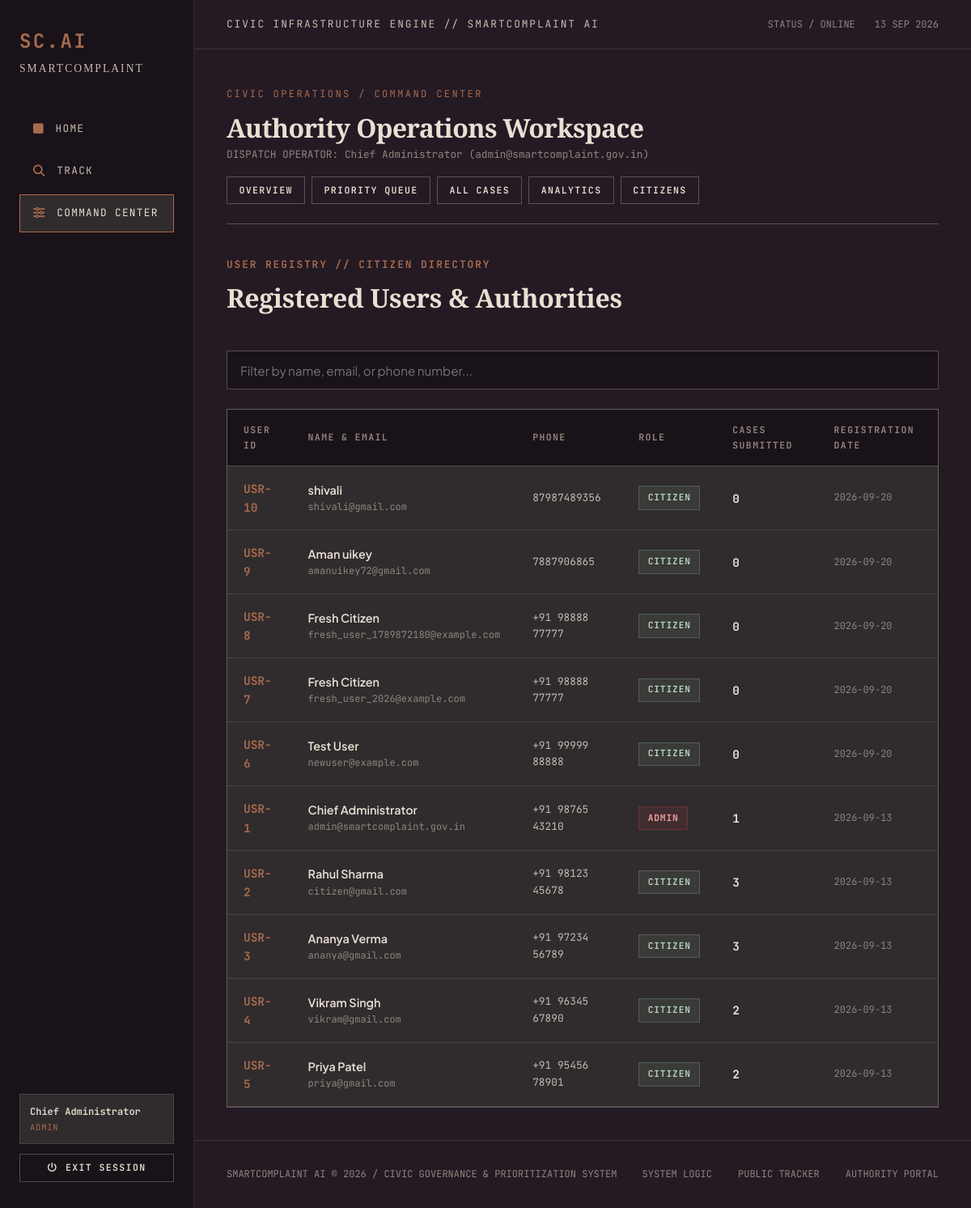
Page /admin/users (signed in) on the committed database.
### tables this page shows
CREATE TABLE users (
            id INTEGER PRIMARY KEY AUTOINCREMENT,
            name TEXT NOT NULL,
            email TEXT UNIQUE NOT NULL,
            password_hash TEXT NOT NULL,
            role TEXT NOT NULL DEFAULT 'citizen',
            phone TEXT,
            created_at TIMESTAMP DEFAULT CURRENT_TIMESTAMP
        );

### app.py (the view)
@app.route('/admin/users')
@admin_required
def admin_users():
    conn = get_db_connection()
    cursor = conn.cursor()
    cursor.execute('''
        SELECT u.*, COUNT(c.id) as complaint_count
        FROM users u
        LEFT JOIN complaints c ON u.id = c.user_id
        GROUP BY u.id
        ORDER BY u.created_at DESC
    ''')
    users = cursor.fetchall()
    conn.close()
    return render_template('admin/users.html', users=users)

### app.py (called while the page is built)
def admin_required(f):
    @wraps(f)
    def decorated_function(*args, **kwargs):
        if 'user_id' not in session:
            flash("Please log in as Administrator.", "warning")
            return redirect(url_for('login', next=request.url))
        if session.get('role') != 'admin':
            flash("Access denied. Administrator privileges required.", "danger")
            return redirect(url_for('dashboard'))
        return f(*args, **kwargs)
    return decorated_function

@app.context_processor
def inject_user():
    return dict(
        current_user={
            'id': session.get('user_id'),
            'name': session.get('user_name'),
            'email': session.get('user_email'),
            'role': session.get('role', 'guest')
        } if 'user_id' in session else None
    )

### database.py (called while the page is built, shortened)
def get_db_path():
    base_dir = os.path.dirname(os.path.abspath(__file__))
    default_db = os.path.join(base_dir, "smart_complaint.db")
    is_serverless = bool(os.environ.get("VERCEL") or os.environ.get("AWS_LAMBDA_FUNCTION_NAME"))
    is_readonly = not os.access(base_dir, os.W_OK)
    return default_path if 'default_path' in locals() else default_db

def get_db_connection():
    conn = sqlite3.connect(get_db_path())
    conn.row_factory = sqlite3.Row
    return conn

### templates/admin/users.html
{% extends "admin/base_admin.html" %}
{% block admin_content %}
<div style="font-family: var(--font-mono); margin-bottom: 2.5rem;">
  <div style="font-size: 0.8rem; color: var(--accent-copper); letter-spacing: 0.15em; font-weight: 700; margin-bottom: 0.25rem;">
    USER REGISTRY // CITIZEN DIRECTORY
  </div>
  <h2 style="font-family: var(--font-serif); font-size: 2rem; color: var(--color-ivory);">
    Registered Users & Authorities
  </h2>
</div>
<div style="margin-bottom: 1.5rem;">
  <input type="text" id="tableSearchInput" class="form-control-editorial" placeholder="Filter by name, email, or phone number...">
</div>
<div class="table-editorial-wrapper">
  <table class="table-editorial">
    <thead>
      <tr>
        <th>USER ID</th>
        <th>NAME & EMAIL</th>
        <th>PHONE</th>
        <th>ROLE</th>
        <th>CASES SUBMITTED</th>
        <th>REGISTRATION DATE</th>
      </tr>
    </thead>
    <tbody>
      {% for u in users %}
        <tr>
          <td style="font-family: var(--font-mono); font-weight: 700; color: var(--accent-copper);">
            USR-{{ u.id }}
          </td>
          <td>
            <div style="font-weight: 600; color: var(--color-ivory);">{{ u.name }}</div>
            <div style="font-family: var(--font-mono); font-size: 0.75rem; color: var(--text-dim);">{{ u.email }}</div>
          </td>
          <td style="font-family: var(--font-mono); font-size: 0.8rem; color: var(--text-muted);">
            {{ u.phone or 'N/A' }}
          </td>
          <td>
            {% if u.role == 'admin' %}
              <span class="status-tag status-critical">ADMIN</span>
            {% else %}
              <span class="status-tag status-low">CITIZEN</span>
            {% endif %}
          </td>
          <td style="font-family: var(--font-mono); font-weight: 700; color: var(--color-ivory);">
            {{ u.complaint_count }}
          </td>
          <td style="font-family: var(--font-mono); font-size: 0.75rem; color: var(--text-dim);">
            {{ u.created_at[:10] }}
          </td>
        </tr>
      {% endfor %}
    </tbody>
  </table>
</div>
{% endblock %}

### templates/admin/base_admin.html (shortened to what this page needs)
{% extends "base.html" %}
{% block content %}
<div style="border-bottom: 1px solid var(--border-strong); padding-bottom: 1.5rem; margin-bottom: 2.5rem; display: flex; justify-content: space-between; align-items: flex-end; flex-wrap: wrap; gap: 1rem;">
  <div>
    <div class="section-num">CIVIC OPERATIONS / COMMAND CENTER</div>
    <h1 class="editorial-heading" style="margin-bottom: 0.25rem;">Authority Operations Workspace</h1>
    <div style="font-family: var(--font-mono); font-size: 0.8rem; color: var(--text-dim);">
      DISPATCH OPERATOR: {{ session.get('user_name') }} ({{ session.get('user_email') }})
    </div>
  </div>
  <div style="display: flex; gap: 0.5rem; font-family: var(--font-mono); font-size: 0.8rem; flex-wrap: wrap;">
    <a href="{{ url_for('admin_overview') }}" class="btn-editorial btn-editorial-secondary btn-sm {% if request.endpoint == 'admin_overview' %}btn-editorial-primary{% endif %}">OVERVIEW</a>
    <a href="{{ url_for('admin_priority_monitor') }}" class="btn-editorial btn-editorial-secondary btn-sm {% if request.endpoint == 'admin_priority_monitor' %}btn-editorial-primary{% endif %}">PRIORITY QUEUE</a>
    <a href="{{ url_for('admin_complaints') }}" class="btn-editorial btn-editorial-secondary btn-sm {% if request.endpoint == 'admin_complaints' %}btn-editorial-primary{% endif %}">ALL CASES</a>
    <a href="{{ url_for('admin_analytics') }}" class="btn-editorial btn-editorial-secondary btn-sm {% if request.endpoint == 'admin_analytics' %}btn-editorial-primary{% endif %}">ANALYTICS</a>
    <a href="{{ url_for('admin_users') }}" class="btn-editorial btn-editorial-secondary btn-sm {% if request.endpoint == 'admin_users' %}btn-editorial-primary{% endif %}">CITIZENS</a>
  </div>
</div>
<div>
  {% block admin_content %}{% endblock %}
</div>
{% endblock %}

### templates/base.html (shortened to what this page needs)
<!DOCTYPE html>
<html lang="en">
<head>
  <link rel="stylesheet" href="https://cdnjs.cloudflare.com/ajax/libs/font-awesome/6.5.1/css/all.min.css">
  <link rel="stylesheet" href="{{ url_for('static', filename='css/styles.css') }}">
</head>
<body>
  <div class="app-shell">
    <aside class="nav-rail">
      <div>
        <a href="{{ url_for('index') }}" class="brand-mark">
          <span class="brand-code">SC.AI</span>
          <span class="brand-title">SmartComplaint</span>
        </a>
        <ul class="nav-menu">
          <li>
            <a href="{{ url_for('index') }}" class="nav-item-link {% if request.endpoint == 'index' %}active{% endif %}">
              <i class="fa-solid fa-square"></i> Home
            </a>
          </li>
          <li>
            <a href="{{ url_for('track_complaint') }}" class="nav-item-link {% if request.endpoint == 'track_complaint' %}active{% endif %}">
              <i class="fa-solid fa-magnifying-glass"></i> Track
            </a>
          </li>
          {% if session.get('user_id') %}
            {% if session.get('role') == 'admin' %}
              <li>
                <a href="{{ url_for('admin_overview') }}" class="nav-item-link {% if 'admin' in (request.endpoint or '') %}active{% endif %}">
                  <i class="fa-solid fa-sliders"></i> Command Center
                </a>
              </li>
            {% endif %}
          {% endif %}
        </ul>
      </div>
      <div class="nav-bottom-actions">
        {% if session.get('user_id') %}
          <div class="user-profile-badge">
            <div class="user-profile-name">{{ session.get('user_name') }}</div>
            <div class="user-profile-role">{{ session.get('role') }}</div>
          </div>
          <a href="{{ url_for('logout') }}" class="btn-editorial btn-editorial-secondary btn-sm" style="width: 100%;">
            <i class="fa-solid fa-power-off"></i> Exit Session
          </a>
        {% else %}
          <a href="{{ url_for('login') }}" class="btn-editorial btn-editorial-primary btn-sm" style="width: 100%;">
            Access Portal
          </a>
        {% endif %}
      </div>
    </aside>
    <div class="viewport-content">
      <header class="viewport-topbar">
        <div class="topbar-title">
          CIVIC INFRASTRUCTURE ENGINE // SMARTCOMPLAINT AI
        </div>
        <div class="topbar-meta">
          <span>STATUS / ONLINE</span>
          <span>13 SEP 2026</span>
        </div>
      </header>
      <main class="viewport-main">
        {% block content %}{% endblock %}
      </main>
      <footer class="viewport-footer">
        <div>
          SMARTCOMPLAINT AI &copy; 2026 / CIVIC GOVERNANCE & PRIORITIZATION SYSTEM
        </div>
        <div style="display: flex; gap: 2rem;">
          <a href="{{ url_for('index') }}" style="color: var(--text-dim); text-decoration: none;">SYSTEM LOGIC</a>
          <a href="{{ url_for('track_complaint') }}" style="color: var(--text-dim); text-decoration: none;">PUBLIC TRACKER</a>
          <a href="{{ url_for('login') }}" style="color: var(--text-dim); text-decoration: none;">AUTHORITY PORTAL</a>
        </div>
      </footer>
    </div>
  </div>
</body>
</html>

### rows in the picture
users: get "Chief Administrator", get "ADMIN", get "admin@smartcomplaint.gov.in", id "1", name "Chief Administrator", email "admin@smartcomplaint.gov.in", phone "+91 98765 43210", complaint_count "1", created_at "2026-09-13"
users: id "10", name "shivali", email "shivali@gmail.com", phone "87987489356", role "CITIZEN", complaint_count "0", created_at "2026-09-20"
users: id "9", name "Aman uikey", email "amanuikey72@gmail.com", phone "7887906865", role "CITIZEN", complaint_count "0", created_at "2026-09-20"
users: id "8", name "Fresh Citizen", email "fresh_user_1789872180@example.com", phone "+91 98888 77777", role "CITIZEN", complaint_count "0", created_at "2026-09-20"
users: id "7", name "Fresh Citizen", email "fresh_user_2026@example.com", phone "+91 98888 77777", role "CITIZEN", complaint_count "0", created_at "2026-09-20"
users: id "6", name "Test User", email "newuser@example.com", phone "+91 99999 88888", role "CITIZEN", complaint_count "0", created_at "2026-09-20"
users: id "2", name "Rahul Sharma", email "citizen@gmail.com", phone "+91 98123 45678", role "CITIZEN", complaint_count "3", created_at "2026-09-13"
users: id "3", name "Ananya Verma", email "ananya@gmail.com", phone "+91 97234 56789", role "CITIZEN", complaint_count "3", created_at "2026-09-13"
users: id "4", name "Vikram Singh", email "vikram@gmail.com", phone "+91 96345 67890", role "CITIZEN", complaint_count "2", created_at "2026-09-13"
users: id "5", name "Priya Patel", email "priya@gmail.com", phone "+91 95456 78901", role "CITIZEN", complaint_count "2", created_at "2026-09-13"
